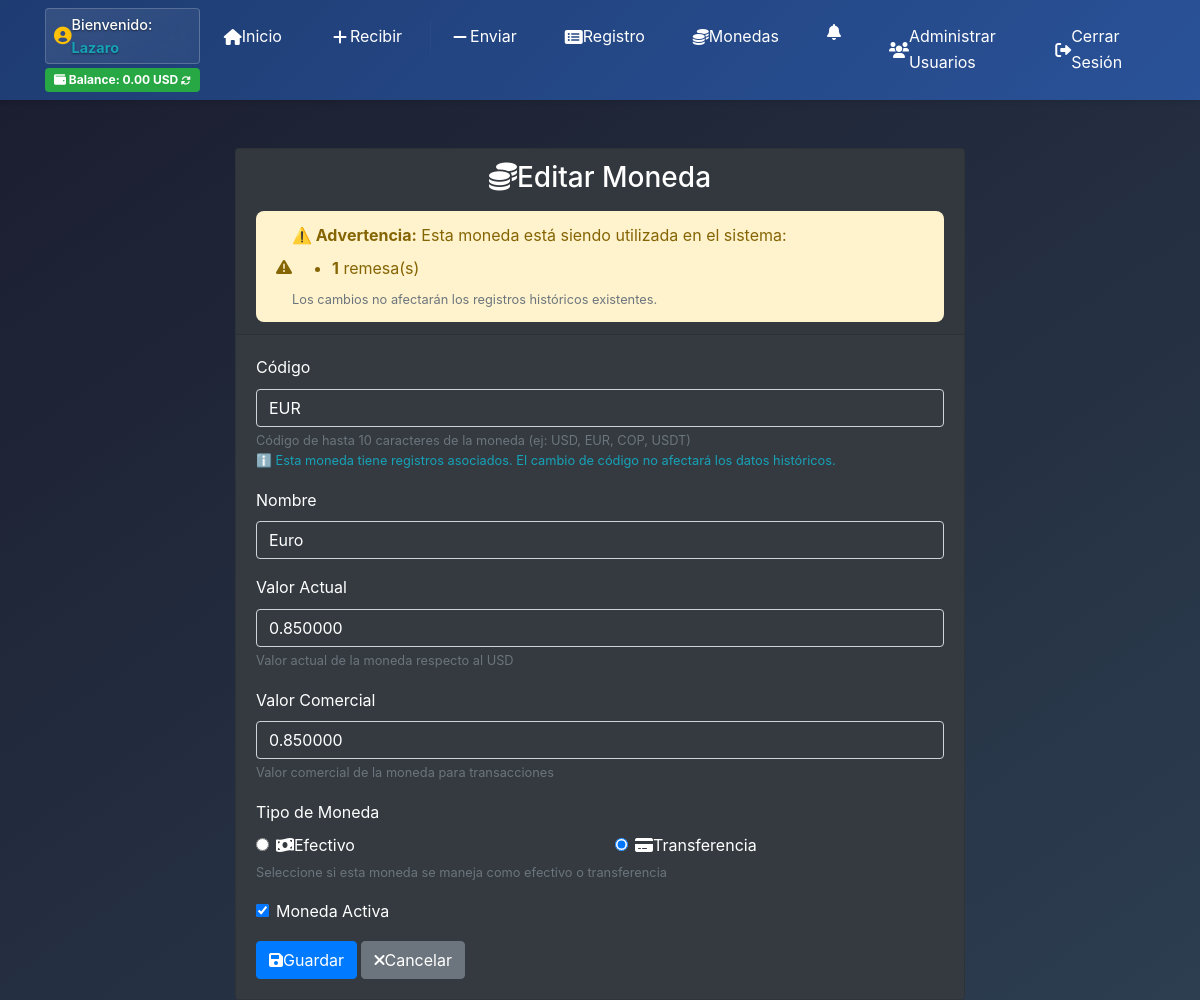
Before: /remesas/monedas/editar/2/ (signed in) with the older database file.
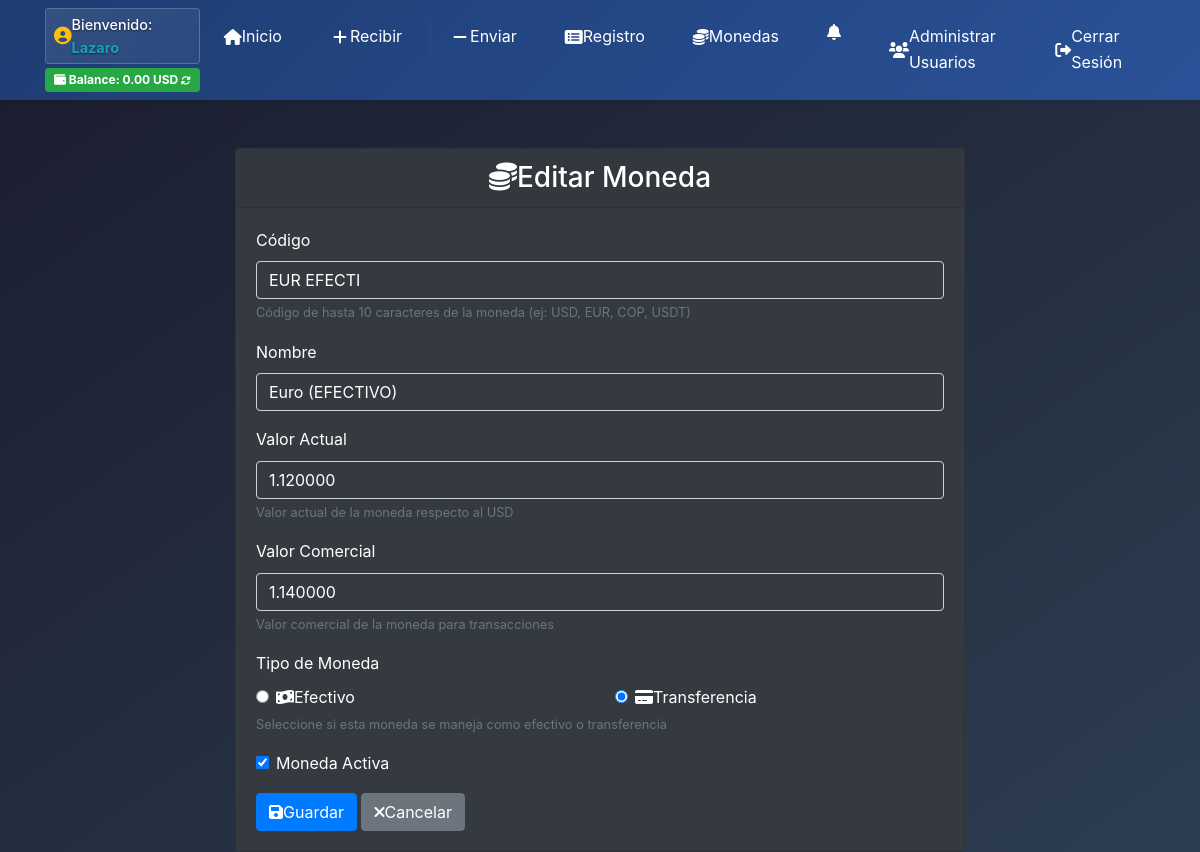
After: the same page with the newer database file.
### remesas/models.py (models this page shows, shortened)
class Moneda(models.Model):
    TIPO_MONEDA_CHOICES = [
        ('efectivo', 'Efectivo'),
        ('transferencia', 'Transferencia'),
    ]
    codigo = models.CharField(max_length=10, unique=True, verbose_name='Código')
    nombre = models.CharField(max_length=50, verbose_name='Nombre')
    valor_actual = models.DecimalField(
        max_digits=15,
        decimal_places=6,
        verbose_name='Valor Actual',
        help_text='Valor actual de la moneda respecto al USD'
    )
    valor_comercial = models.DecimalField(
        max_digits=15,
        decimal_places=6,
        verbose_name='Valor Comercial',
        help_text='Valor comercial de la moneda para transacciones'
    )
    tipo_moneda = models.CharField(
        max_length=20,
        choices=TIPO_MONEDA_CHOICES,
        default='transferencia',
        verbose_name='Tipo de Moneda',
        help_text='Tipo de moneda: efectivo o transferencia'
    )
    activa = models.BooleanField(default=True, verbose_name='Activa')
    fecha_creacion = models.DateTimeField(auto_now_add=True)
    fecha_actualizacion = models.DateTimeField(auto_now=True)
    class Meta:
        verbose_name = 'Moneda'
        verbose_name_plural = 'Monedas'
        ordering = ['codigo']

### remesas/views.py (the view, shortened to what this page needs)
# urls.py: path('monedas/editar/<int:moneda_id>/', views.editar_moneda, name='editar_moneda'),
@login_required
def editar_moneda(request, moneda_id):
    moneda = get_object_or_404(models.Moneda, id=moneda_id)
    remesas_count = models.Remesa.objects.filter(moneda=moneda).count()
    balances_count = models.Balance.objects.filter(moneda=moneda).count()
    pagos_count = 0
    try:
        pagos_count = models.Pago.objects.filter(tipo_moneda=moneda).count()
    except AttributeError:
        pass
    context = {
        'moneda': moneda,
        'is_edit': True,
        'remesas_count': remesas_count,
        'balances_count': balances_count,
        'pagos_count': pagos_count,
        'tiene_registros': remesas_count > 0 or balances_count > 0 or pagos_count > 0
    }
    return render(request, 'Monedas/moneda_form.html', context)

### remesas/templates/Monedas/moneda_form.html (shortened to what the changed rows need)
{% extends 'eglisapp/base.html' %}
{% load static %}
{% block content %}
<div class="container mt-5">
    <div class="row justify-content-center">
        <div class="col-md-8">
            <div class="card bg-dark text-white">
                <div class="card-header">
                    {% if is_edit and tiene_registros %}
                    <div class="alert alert-warning mt-3 mb-0" role="alert">
                        <div class="d-flex align-items-center">
                            <i class="fas fa-exclamation-triangle me-2"></i>
                            <div>
                                <strong>⚠️ Advertencia:</strong> Esta moneda está siendo utilizada en el sistema:
                                <ul class="mb-0 mt-2">
                                    {% if remesas_count > 0 %}
                                    <li><strong>{{ remesas_count }}</strong> remesa(s)</li>
                                    {% endif %}
                                </ul>
                                <small class="text-muted d-block mt-2">
                                    Los cambios no afectarán los registros históricos existentes.
                                </small>
                            </div>
                        </div>
                    </div>
                    {% endif %}
                </div>
                <div class="card-body">
                    <form method="post">
                        <div class="mb-3">
                            <label for="codigo" class="form-label">Código</label>
                            <input type="text" class="form-control bg-dark text-white" id="codigo" name="codigo"
                                   maxlength="10" placeholder="USD" required
                                   {% if is_edit %}value="{{ moneda.codigo }}"{% endif %}
                                   {% if is_edit and moneda.codigo == 'USD' %}readonly{% endif %}>
                            <small class="form-text text-muted">
                                Código de hasta 10 caracteres de la moneda (ej: USD, EUR, COP, USDT)
                                {% if is_edit and moneda.codigo == 'USD' %}
                                    <br><span class="text-warning">⚠️ No se puede cambiar el código de la moneda USD</span>
                                {% elif is_edit and tiene_registros %}
                                    <br><span class="text-info">ℹ️ Esta moneda tiene registros asociados. El cambio de código no afectará los datos históricos.</span>
                                {% endif %}
                            </small>
                        </div>
                        <div class="mb-3">
                            <label for="nombre" class="form-label">Nombre</label>
                            <input type="text" class="form-control bg-dark text-white" id="nombre" name="nombre"
                                   placeholder="Dólar Estadounidense" required {% if is_edit %}value="{{ moneda.nombre }}"{% endif %}>
                        </div>
                        <div class="mb-3">
                            <label for="valor_actual" class="form-label">Valor Actual</label>
                            <input type="number" class="form-control bg-dark text-white" id="valor_actual" name="valor_actual"
                                   step="0.01" min="0.01" placeholder="1.00" required {% if is_edit %}value="{{ moneda.valor_actual }}"{% endif %}>
                            <small class="form-text text-muted">Valor actual de la moneda respecto al USD</small>
                        </div>
                        <div class="mb-3">
                            <label for="valor_comercial" class="form-label">Valor Comercial</label>
                            <input type="number" class="form-control bg-dark text-white" id="valor_comercial" name="valor_comercial"
                                   step="0.01" min="0.01" placeholder="1.00" required {% if is_edit %}value="{{ moneda.valor_comercial }}"{% endif %}>
                            <small class="form-text text-muted">Valor comercial de la moneda para transacciones</small>
                        </div>
                        <div class="mb-3">
                            <div class="row">
                                <div class="col-md-6">
                                    <div class="form-check">
                                        <input type="radio" class="form-check-input" id="tipo_efectivo" name="tipo_moneda" value="efectivo"
                                               {% if not is_edit or moneda.tipo_moneda == 'efectivo' %}checked{% endif %}>
                                        <label class="form-check-label" for="tipo_efectivo">
                                            <i class="fas fa-money-bill-wave me-2"></i>Efectivo
                                        </label>
                                    </div>
                                </div>
                                <div class="col-md-6">
                                    <div class="form-check">
                                        <input type="radio" class="form-check-input" id="tipo_transferencia" name="tipo_moneda" value="transferencia"
                                               {% if is_edit and moneda.tipo_moneda == 'transferencia' or not is_edit %}checked{% endif %}>
                                        <label class="form-check-label" for="tipo_transferencia">
                                            <i class="fas fa-credit-card me-2"></i>Transferencia
                                        </label>
                                    </div>
                                </div>
                            </div>
                        </div>
                        <div class="mb-3 form-check">
                            <input type="checkbox" class="form-check-input" id="activa" name="activa"
                                   {% if not is_edit or moneda.activa %}checked{% endif %}>
                            <label class="form-check-label" for="activa">Moneda Activa</label>
                        </div>
                    </form>
                </div>
            </div>
        </div>
    </div>
</div>
{% endblock %}

Changed rows visible on the page:
changed Moneda "☐ Efectivo": codigo "EUR" → "EUR EFECTI"; nombre "Euro" → "Euro (EFECTIVO)"; valor_actual "0.850000" → "1.120000"; valor_comercial "0.850000" → "1.140000"
Other visible differences:
{{ remesas_count }}: "1" → (not shown)
text no longer shown: "⚠️ Advertencia: Esta moneda está siendo utilizada en el sistema: remesa(s) Los cambios no afectarán los registros históricos existentes. ℹ️ Esta moneda tiene registros asociados. El cambio de código no afectará los datos históricos."
